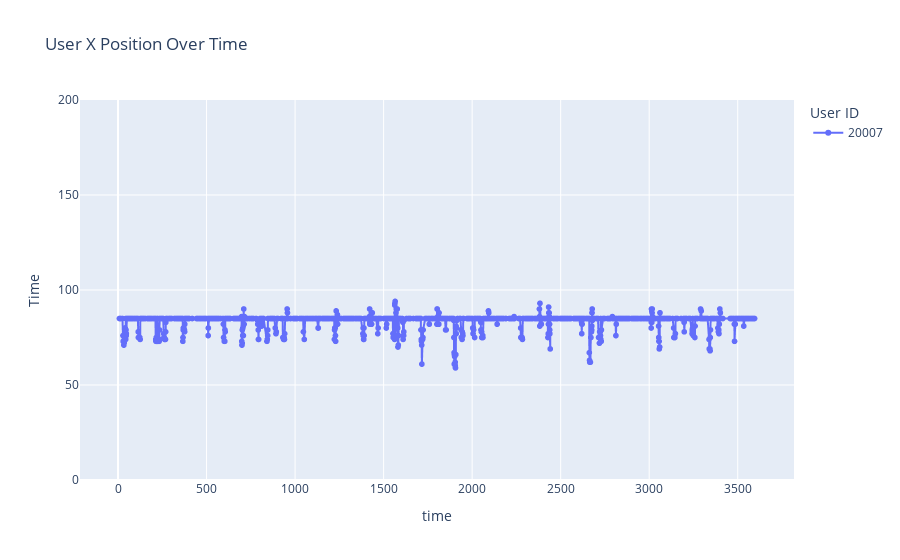
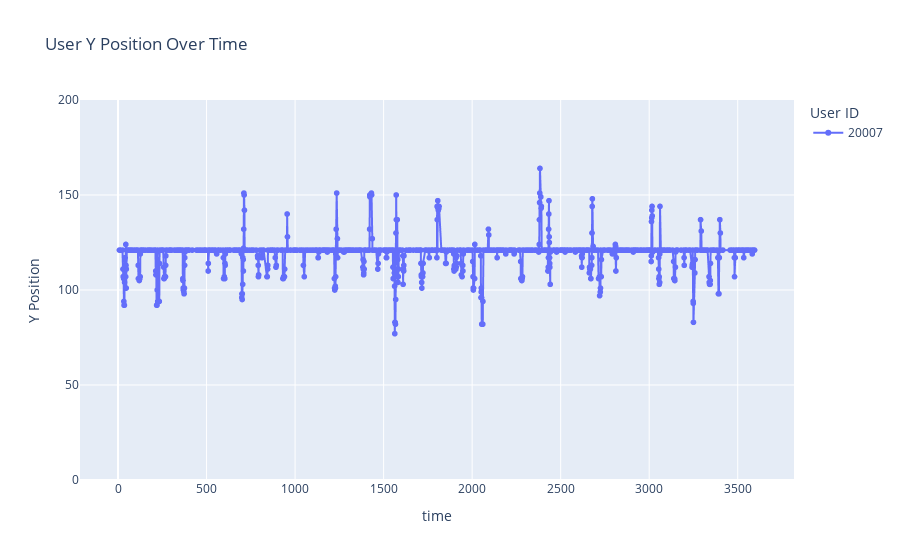

These figures' notebook cell, in order:
### Code cell
plot_xy_trajectory(df_b, test_case)

### Figure 1 — Plotly figure (JSON) as saved in the notebook; plotly's stock layout.template omitted (floating-point values rounded to 4 significant figures; data arrays with more than 128 entries replaced by an {"elided": "..."} marker saying what was removed)
{"data": [{"hovertemplate": "User ID=20007<br>time=%{x}<br>Time=%{y}<extra></extra>", "legendgroup": "20007", "line": {"color": "#636efa", "dash": "solid"}, "marker": {"symbol": "circle"}, "mode": "lines+markers", "name": "20007", "showlegend": true, "type": "scattergl", "x": {"elided": "1011 int values"}, "xaxis": "x", "y": {"elided": "1011 int values"}, "yaxis": "y"}], "layout": {"legend": {"title": {"text": "User ID"}, "tracegroupgap": 0}, "title": {"text": "User X Position Over Time"}, "xaxis": {"anchor": "y", "domain": [0, 1], "title": {"text": "time"}}, "yaxis": {"anchor": "x", "domain": [0, 1], "range": [0, 200], "title": {"text": "Time"}}}}

### Figure 2 — Plotly figure (JSON) as saved in the notebook; plotly's stock layout.template omitted (floating-point values rounded to 4 significant figures; data arrays with more than 128 entries replaced by an {"elided": "..."} marker saying what was removed)
{"data": [{"hovertemplate": "User ID=20007<br>time=%{x}<br>Y Position=%{y}<extra></extra>", "legendgroup": "20007", "line": {"color": "#636efa", "dash": "solid"}, "marker": {"symbol": "circle"}, "mode": "lines+markers", "name": "20007", "showlegend": true, "type": "scattergl", "x": {"elided": "1011 int values"}, "xaxis": "x", "y": {"elided": "1011 int values"}, "yaxis": "y"}], "layout": {"legend": {"title": {"text": "User ID"}, "tracegroupgap": 0}, "title": {"text": "User Y Position Over Time"}, "xaxis": {"anchor": "y", "domain": [0, 1], "title": {"text": "time"}}, "yaxis": {"anchor": "x", "domain": [0, 1], "range": [0, 200], "title": {"text": "Y Position"}}}}
